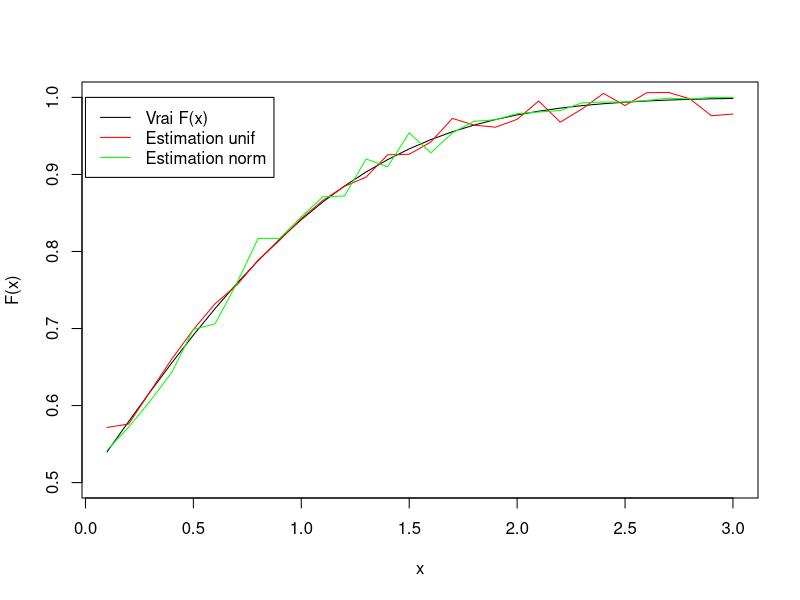
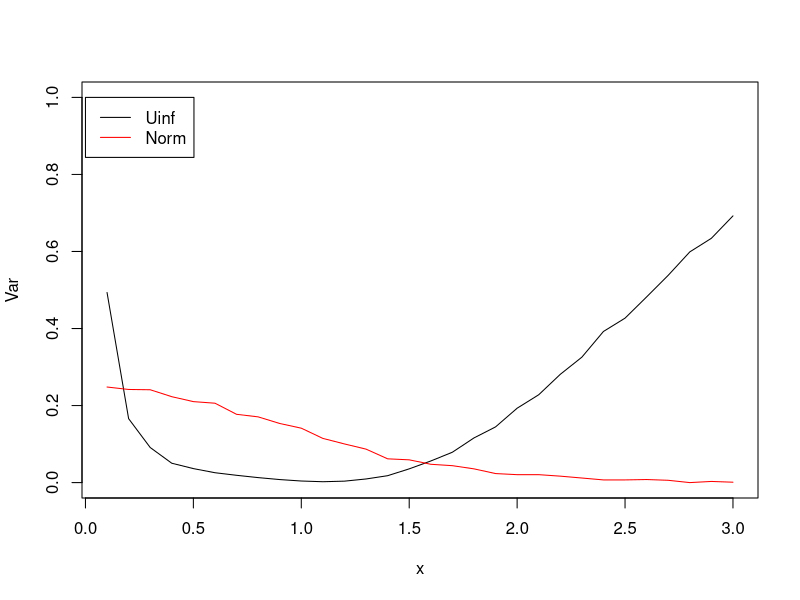
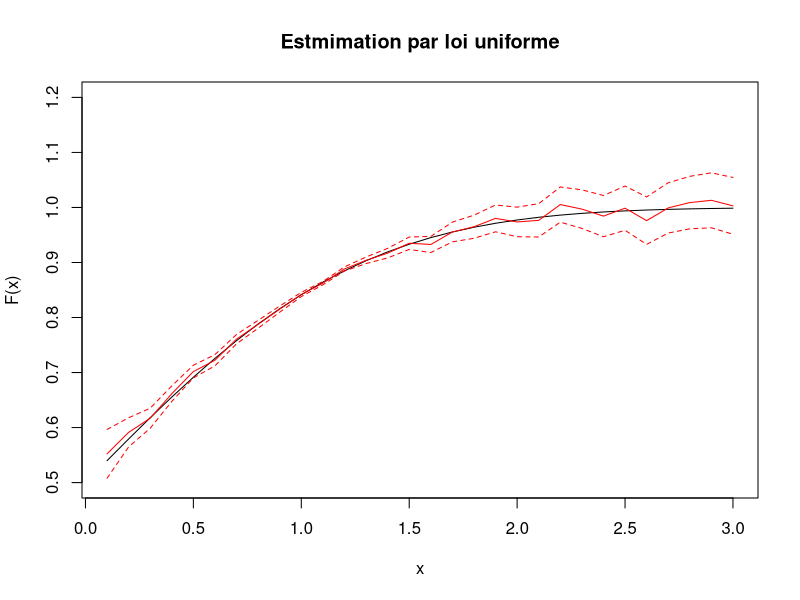
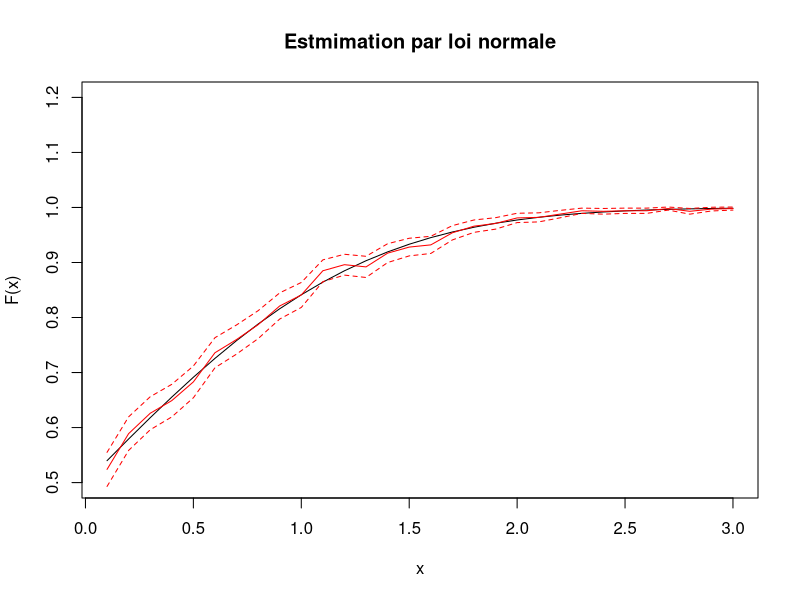

Reproduce these figures in R, in order.
## ---- chunk 1
#Option pour que le code ne soit pas affiché lors du knit
knitr::opts_chunk$set(echo = FALSE)
## ---- chunk 2
#Fonction pour calculer notre Intégrale
Iunif <- function(x, m){
  
  #Tirage m valeurs suivants une loi uniforme (0;1)
  u = runif(m)  
  
  #Calcul de l'intégrale
  ihat = mean(1/sqrt(2*pi)*exp(-(-x/u)^2/2)*x/u^2) + 2*mean(1/sqrt(2*pi)*exp(-(u*x)^2/2)*x)
  
  #Calcul Vn
  vn = var(1/sqrt(2*pi)*exp(-(-x/u)^2/2)*x/u^2 + 2*1/sqrt(2*pi)*exp(-(u*x)^2/2)*x)
  
  return(list(ihat, vn))
}
## ---- chunk 3
#Fonction pour calculer notre Intégrale
Inorm <- function(x, m){
  
  #Tirage m valeurs suivants une loi normal (0;1)
  g = rnorm(m)
  
  #Calcul de l'intégrale
  ihat = mean(g<=x)
  
  #Calcul Vn
  vn = var(g<=x)
  
  return(list(ihat, vn))
}
## ---- chunk 4
#Paramètres de notre approximation
m <- 1000
x <- seq(0.1,3,0.1)

#Graphiques
plot(x, pnorm(x), type='l', ylim=c(0.5,1), ylab='F(x)')
lines(x, sapply(x,Iunif,m=1000)[1,], type='l', col='red')
lines(x, sapply(x,Inorm,m=1000)[1,], type='l', col='green')
legend(0,1, legend=c('Vrai F(x)', 'Estimation unif', 'Estimation norm'), col=c('black', 'red', 'green'), lty=rep(1,3), cex=1)
## ---- chunk 5
#Graphique des variances des estimateurs
plot(x, sapply(x,Iunif,m=1000)[2,], type='l', ylim=c(0,1) ,ylab='Var')
lines(x, sapply(x,Inorm,m=1000)[2,], type='l', col='red')
legend(0,1, legend=c('Uinf', 'Norm'), col=c('black', 'red'), lty=rep(1,2), cex=1)
## ---- chunk 6
m <- 1000

#Estimations
estim <- sapply(x,Iunif,m=m)

#Graphiques
plot(x, pnorm(x), type='l', ylim=c(0.5,1.2), ylab='F(x)', main = 'Estmimation par loi uniforme')
lines(x, unlist(estim[1,]), type='l', col='red')
lines(x, unlist(estim[1,])+1.96*sqrt(unlist(estim[2,])/m), type='l', col='red', lty=2)
lines(x, unlist(estim[1,])-1.96*sqrt(unlist(estim[2,])/m), type='l', col='red', lty=2)
## ---- chunk 7
m <- 1000

#Estimations
estim <- sapply(x,Inorm,m=m)

#Graphiques
plot(x, pnorm(x), type='l', ylim=c(0.5,1.2), ylab='F(x)', main = 'Estmimation par loi normale')
lines(x, unlist(estim[1,]), type='l', col='red')
lines(x, unlist(estim[1,])+1.96*sqrt(unlist(estim[2,])/m), type='l', col='red', lty=2)
lines(x, unlist(estim[1,])-1.96*sqrt(unlist(estim[2,])/m), type='l', col='red', lty=2)
